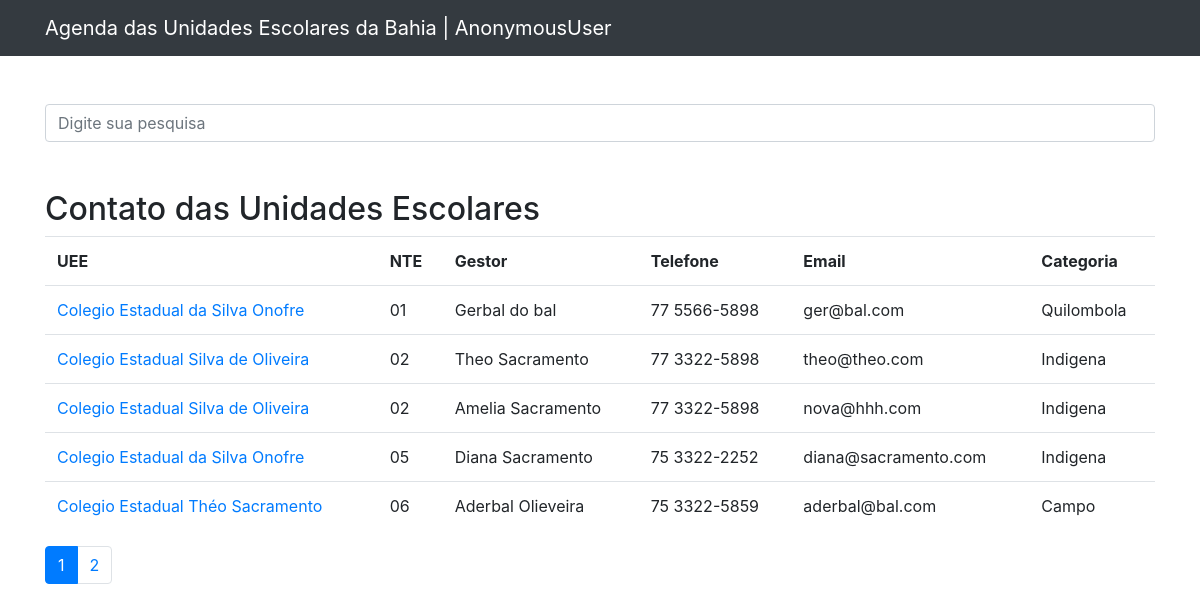
The page / on the database its author committed.
### contatos/models.py (models this page shows, shortened)
class Contato(models.Model):
    nte = models.CharField(max_length=6)
    nome = models.CharField(max_length=255)
    gestor = models.CharField(max_length=255)
    telefoneprinc = models.CharField(max_length=255)
    telefonesecun = models.CharField(max_length=255, blank=True)
    emailprinc = models.CharField(max_length=255)
    emailsecun = models.CharField(max_length=255, blank=True)
    data_criacao = models.DateTimeField(default=timezone.now)
    observacao = models.CharField(max_length=500, blank=True)
    categoria = models.ForeignKey(Categoria, on_delete=models.DO_NOTHING)
    mostrar = models.BooleanField(default=True)
    foto = models.ImageField(blank=True, upload_to='fotos/%Y/%m/')

class Categoria(models.Model):
    nome = models.CharField(max_length=255)
    def __str__(self):
        return self.nome

### contatos/views.py (the view)
# urls.py: path('', views.index, name='index'),
def index(request):
    contatos = Contato.objects.order_by('nte').filter(
        mostrar=True
    )
    paginator = Paginator(contatos, 5)
    page = request.GET.get('p')
    contatos = paginator.get_page(page)
    return render(request, 'contatos/index.html', {
        'contatos': contatos
    })

### contatos/templates/contatos/index.html
{% extends 'base.html' %}
{%block conteudo%}
<h2 class="mt-5">Contato das Unidades Escolares</h2>
<table class="table">
    <tr>
        <th>UEE</th>
        <th>NTE</th>
        <th>Gestor</th>
        <th>Telefone</th>
        <th>Email</th>
        <th>Categoria</th>
    </tr>
    <thead>
    <tbody>
    {% for contato in contatos %}
    <tr>
        <td>
            <a href="{% url 'ver_contato' contato.id %}"> {{ contato.nome }}</a>
        </td>
        <td>{{ contato.nte }}</td>
        <td>{{ contato.gestor }}</td>
        <td>{{ contato.telefoneprinc }}</td>
        <td>{{ contato.emailprinc }}</td>
        <td>{{ contato.categoria }}</td>
    </tr>
    {% endfor%}
    </tbody>
</table>
<nav aria-label="Page navigation example">
  <ul class="pagination">
      {% for pagina in contatos.paginator.page_range %}
          {% if contatos.number == pagina %}
            <li class="page-item active"><a class="page-link" href="?p={{pagina}}&termo={{ request.GET.termo }}">{{pagina}}</a></li>
          {% else %}
            <li class="page-item"><a class="page-link" href="?p={{pagina}}&termo={{ request.GET.termo }}">{{pagina}}</a></li>
          {% endif %}
      {% endfor %}
  </ul>
</nav>
{%endblock%}'

### templates/base.html (shortened to what this page needs)
{% load static %}
<!DOCTYPE html>
<html lang="pt">
<head>
  {%include 'parciais/_head.html'%}
</head>
<body>
{%include 'parciais/_nav.html'%}
  <div class="container">
    <div class="row">
      <div class="col-lg-12">
        {% if 'accounts' not in request.path %}
        <br><br>
        <form method="get" action="{% url 'busca' %}">
          <div class="form-group row">
            <div class="col-12">
              <input class="form-control"
                     type="search" value="{{ request.GET.termo }}"
                     id="search-input"
                     placeholder="Digite sua pesquisa"
                     name="termo">
            </div>
          </div>
        </form>
        {% endif %}
        {%block conteudo%} {%endblock%}
      </div>
    </div>
  </div>
</body>
</html>

### templates/parciais/_head.html (shortened to what this page needs)
{% load static %}
<link href="{% static 'vendor/bootstrap/css/bootstrap.min.css'%}" rel="stylesheet">

### templates/parciais/_nav.html (shortened to what this page needs)
{% load static %}
  <nav class="navbar navbar-expand-lg navbar-dark bg-dark static-top">
    <div class="container">
      <a class="navbar-brand" href="{% url 'index' %}">Agenda das Unidades Escolares da Bahia | {{user}}</a>
    </div>
  </nav>

### rows shown on the page
Contato: nome "Colegio Estadual da Silva Onofre", nte "01", gestor "Gerbal do bal", telefoneprinc "77 5566-5898", emailprinc "ger@bal.com", categoria "Quilombola"
Contato: nome "Colegio Estadual Silva de Oliveira", nte "02", gestor "Theo Sacramento", telefoneprinc "77 3322-5898", emailprinc "theo@theo.com", categoria "Indigena"
Contato: nome "Colegio Estadual Silva de Oliveira", nte "02", gestor "Amelia Sacramento", telefoneprinc "77 3322-5898", emailprinc "nova@hhh.com", categoria "Indigena"
Contato: nome "Colegio Estadual da Silva Onofre", nte "05", gestor "Diana Sacramento", telefoneprinc "75 3322-2252", emailprinc "diana@sacramento.com", categoria "Indigena"
Contato: nome "Colegio Estadual Théo Sacramento", nte "06", gestor "Aderbal Olieveira", telefoneprinc "75 3322-5859", emailprinc "aderbal@bal.com", categoria "Campo"

### other values the page prints
{{ user }} "AnonymousUser"
{{ pagina }} "1"
{{ pagina }} "2"
